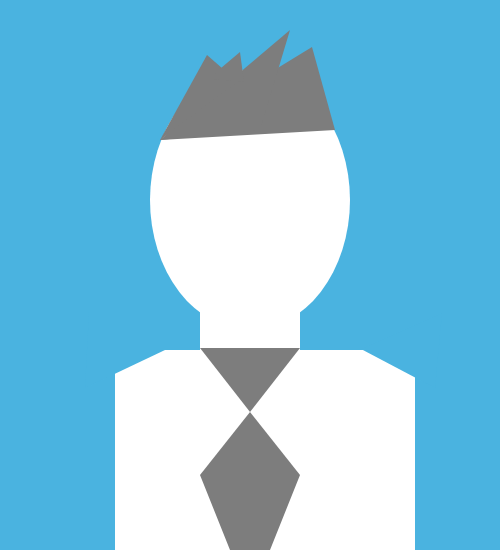
Frame 1 (no input)
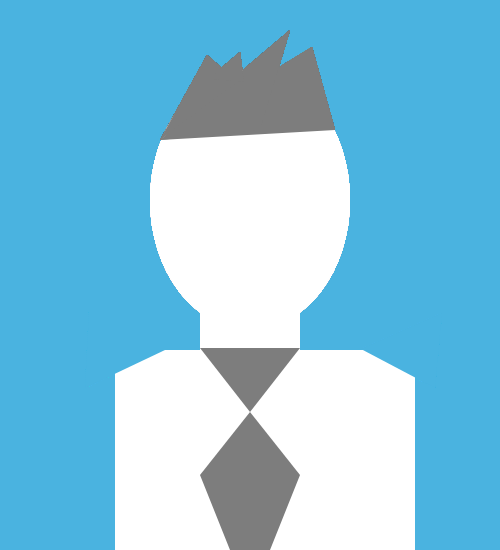
Frame 60 (no input)
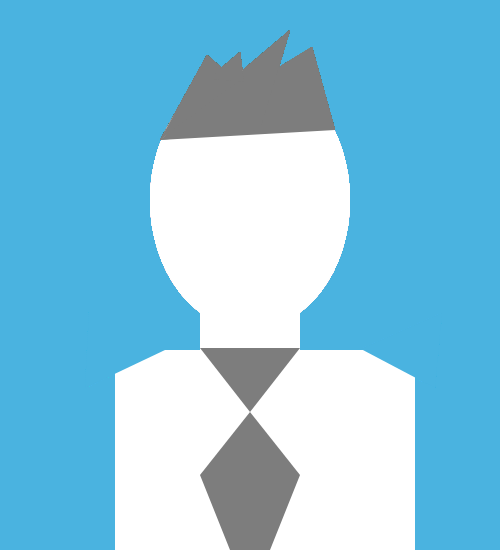
Frame 120 (the mouse pressed at the canvas centre since frame 60)

The p5.js sketch that drew these frames (run headless with seeded random() and noise() and a simulated clock; from frame 60 on, the mouse is pressed at the canvas centre):

// p5.js sketch
// ── sketch.js
function setup() {
  // put setup code here
  createCanvas(500,550);
  background(74, 179, 224);
}

function draw() {
  // put drawing code here
  console.log("X = " + mouseX + ",Y = " + mouseY);
  strokeWeight(0);
  fill("white");
  //body
  rect(115, 350, 300, 300);
  fill(74, 179, 224);
  triangle(361, 349, 435, 388, 442, 313);
  triangle(165, 350, 85, 388, 89, 312);
  //neck
  fill(255);
  rect(200, 300, 100, 150);
  //head
  ellipse(250, 200, 200, 260);
  //tie
  fill(125);
  triangle(200, 348, 300, 348, 250, 412);
  triangle(200, 475, 300, 475, 250, 412);
  triangle(200, 475, 300, 475, 250, 600);
  //hair
  triangle(160, 140, 335, 130, 312, 47);
  triangle(160, 140, 260, 130, 290, 30);
  triangle(160, 140, 207, 55, 238, 82);
  triangle(208, 79, 240, 52, 244, 82);

}
